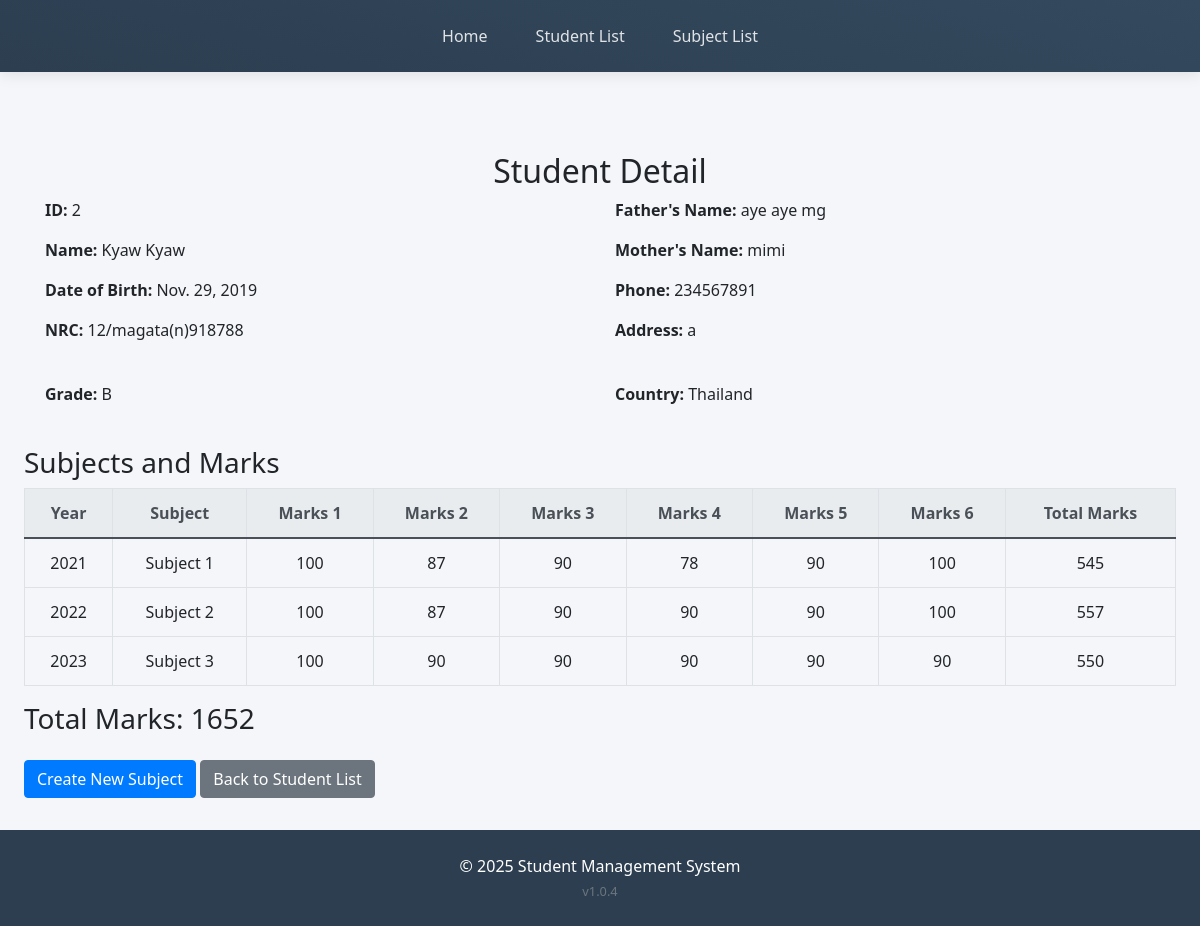
The app's page /management/students/2/, older data.
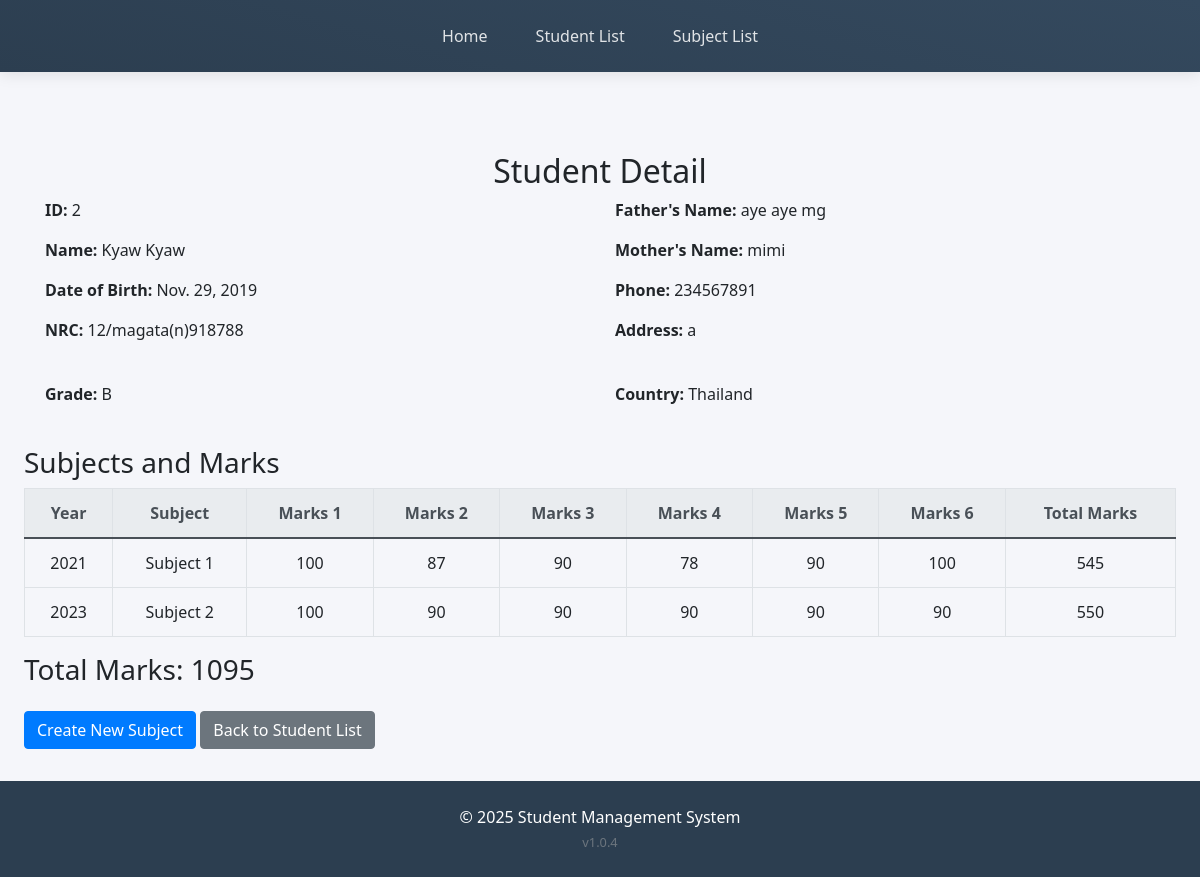
The same page, newer data.
### student_app/models.py (models this page shows, shortened)
class Subject(models.Model):
    student = models.ForeignKey(Student, on_delete=models.CASCADE)
    year = models.IntegerField()
    subject1_marks = models.FloatField()
    subject2_marks = models.FloatField()
    subject3_marks = models.FloatField()
    subject4_marks = models.FloatField()
    subject5_marks = models.FloatField()
    subject6_marks = models.FloatField()
    @property
    def total_marks(self):
        return self.subject1_marks + self.subject2_marks + self.subject3_marks + self.subject4_marks + self.subject5_marks + self.subject6_marks

### student_app/views.py (the view)
# urls.py: path('students/<int:student_id>/', views.student_detail, name='student_detail'),  # New detail view
def student_detail(request, student_id):
    student = get_object_or_404(Student, id=student_id)
    subjects = Subject.objects.filter(student=student) .order_by('year')  # Fetch subjects for this student
    total_marks = 0
    for subject in subjects:
        total_marks += (subject.subject1_marks + subject.subject2_marks +
                        subject.subject3_marks + subject.subject4_marks +
                        subject.subject5_marks + subject.subject6_marks)
    return render(request, 'student/student_detail.html', {'student': student, 'subjects': subjects, 'total_marks': total_marks})

### templates/student/student_detail.html (shortened to what this page needs)
{% extends 'base.html' %}
{% block content %}
<div class="container mt-5">
    <h2 class="text-center">Student Detail</h2>
    <div class="row mb-4">
        <div class="col-md-6">
            <p><strong>ID:</strong> {{ student.id }}</p>
            <p><strong>Name:</strong> {{ student.name }}</p>
            <p><strong>Date of Birth:</strong> {{ student.dob }}</p>
            <p><strong>NRC:</strong> {{ student.nrc }}</p>
        </div>
        <div class="col-md-6">
            <p><strong>Father's Name:</strong> {{ student.father_name }}</p>
            <p><strong>Mother's Name:</strong> {{ student.mother_name }}</p>
            <p><strong>Phone:</strong> {{ student.phone }}</p>
            <p><strong>Address:</strong> {{ student.address }}</p>
        </div>
    </div>
    <div class="row mb-4">
        <div class="col-md-6">
            <p><strong>Grade:</strong> {{ student.grade }}</p>
        </div>
        <div class="col-md-6">
            <p><strong>Country:</strong> {{ student.country }}</p>
        </div>
    </div>
    </div>
  <h3>Subjects and Marks</h3>
  <table class="table table-bordered">
      <thead class="thead-light">
          <tr style="text-align: center;">
              <th>Year</th>
              <th>Subject</th>
              <th>Marks 1</th>
              <th>Marks 2</th>
              <th>Marks 3</th>
              <th>Marks 4</th>
              <th>Marks 5</th>
              <th>Marks 6</th>
              <th>Total Marks</th>
          </tr>
      </thead>
      <tbody>
          {% for subject in subjects %}
          <tr style="text-align: center;">
                  <td>{{ subject.year }}</td>
                  <td>Subject {{ forloop.counter }}</td>
                  <td>{{ subject.subject1_marks|floatformat:0  }}</td>
                  <td>{{ subject.subject2_marks|floatformat:0  }}</td>
                  <td>{{ subject.subject3_marks|floatformat:0  }}</td>
                  <td>{{ subject.subject4_marks|floatformat:0  }}</td>
                  <td>{{ subject.subject5_marks|floatformat:0  }}</td>
                  <td>{{ subject.subject6_marks|floatformat:0  }}</td>
                  <td>{{ subject.total_marks|floatformat:0  }}</td>
              </tr>
          {% endfor %}
      </tbody>
  </table>
  <h3>Total Marks: {{ total_marks|floatformat:0  }}</h3>
  <div class="mt-4">
      <a class="btn btn-primary" href="{% url 'create_subject' %}">Create New Subject</a>
      <a class="btn btn-secondary" href="{% url 'student_list' %}">Back to Student List</a>
  </div>
</div>
{% endblock %}

Row changes from the older to the newer data that the page shows:
removed Subject: year "2022", subject1_marks "100", subject2_marks "87", subject3_marks "90", subject4_marks "90", subject5_marks "90", subject6_marks "100", total_marks "557"
Text that changed along with them:
{{ total_marks|floatformat:0 }}: "1652" → "1095"
